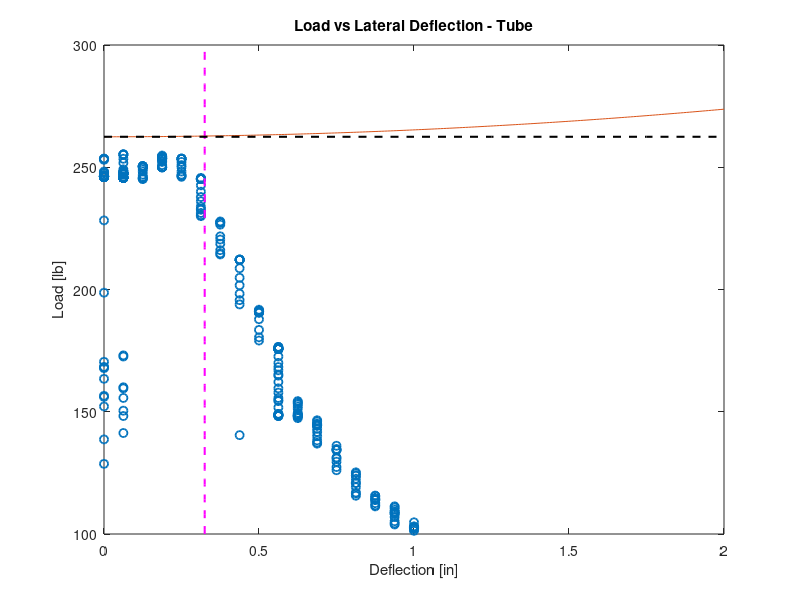

MATLAB code to generate this figure: (Note: this script raises an error after producing the figure.)
%%%%%%%%%%%%%%%%%%%%%%%%%%%%%%%%%%%%%%%%%%%%%%%%%%%%%%%%%%%%%%%%%%%%%%%%%%%
% Author: Aufa Amirullah
% ASEN 3112 - Lab 4 (Problem 2)
% Instructor: Prof. Maute & Prof. Lopez
%%%%%%%%%%%%%%%%%%%%%%%%%%%%%%%%%%%%%%%%%%%%%%%%%%%%%%%%%%%%%%%%%%%%%%%%%%%
%% House Keeping
clc
clear
close all

%% Read data
beam = load('lab4_data_group6-beam.mat');
tube = load('lab4_data_group6-square.mat');

beam = beam.data;
tube = tube.data;

% Data conversion from V to lbs
beam_Force = (beam(:,2)-beam(2,2))/0.0023;
tube_Force = (tube(:,2)-tube(2,2))/0.0023;

%% Constants
L = 10 + 5/16 + 0.4; %Length [in]
displace = linspace(0,2,10000); %Displacement from 0 to 2 in
v = @(del) del*sin((pi*(L/2)/L));

% Aluminum square hollow tube
E_sq = 10E6; %Young's Modulus [psi]
stress_sq = 35000; %Stress [psi]
t_sq = 0.0625; %Wall thickness [in]
I_sq = 0.0003051758; %Moment of inertia [in^4]
e_sq = stress_sq/E_sq; %Strain
Pcr_sq = (pi^2*E_sq*I_sq)/L^2; %Critical loads
k_sq = @(del) del*(pi^2/L^2)*sin((pi*(L/2)/L))*0.125;

% Aluminum rectangular solid
E_re = 10E6; %Young's Modulus [psi]
stress_re = 35000; %Stress [psi]
I_re = 1/12 * 0.125^3; %Moment of inertia [in^4]
e_re = stress_re/E_re; %Strain
Pcr_re = (pi^2*E_re*I_re)/L^2; %Critical loads
k_re = @(del) del*(pi^2/L^2)*sin((pi*(L/2)/L))*0.0625;

%% Compute Buckling Loads for both Specimen
for i = 1:length(displace)
    v_x(i) = v(displace(i));
    k_sqx = k_sq(displace);
    k_rex = k_re(displace);
end
idx = 0.00001;

% Buckling loads
P_sq = displace(find(abs(k_sqx-double(e_sq))<idx,1)); 
P_re = displace(find(abs(k_rex-double(e_re))<idx,1));

%% Analytical Prediction
displ = linspace(0,2,200); %displacement
P_square = Pcr_sq *( 1 + (pi^2 /(8*L^2))*displ.^2);
P_rec = Pcr_re*( 1 + (pi^2 /(8*L^2))*displ.^2);

%% Plot
figure
plot(tube(:,3),tube_Force,'o','LineWidth',1.3)
hold on
load_sq = linspace(100,300,100);
idx_sq = zeros(1,length(load_sq)) + P_sq;
plot(displ,P_square)
plot(idx_sq,load_sq,'--m','LineWidth',1.5)
xlim([0,2])
ylim([100,300])
title('Load vs Lateral Deflection - Tube')
xlabel('Deflection [in]')
ylabel('Load [lb]')

idx_sq2 = zeros(1,length(0:0.25:2)) + Pcr_sq;
plot(0:0.25:2,idx_sq2,'--k','LineWidth',1.5)
legend('Experimental Data','Analytical Prediction','Predicted Start of Post-Buckling','Critical Force','Location','E')

figure
plot(beam(:,3),beam_Force,'o','LineWidth',1.3)
title('Load vs Lateral Deflection - Beam')
xlim([0,2])
ylim([0,160])
hold on
load_re = linspace(0,160,100);
idx_re = zeros(1,length(load_re)) + P_re;
plot(displ,P_rec)
plot(idx_re,load_re,'--m','LineWidth',1.5)
idx_re2 = zeros(1,length(0:0.25:2)) + Pcr_re;
plot(0:0.25:2,idx_re2,'--k','LineWidth',1.5)
legend('Experimental Data','Analytical Prediction','Predicted Start of Post-Buckling','Critical Force','Location','E')
xlabel('Deflection [in]')
ylabel('Load [lb]')